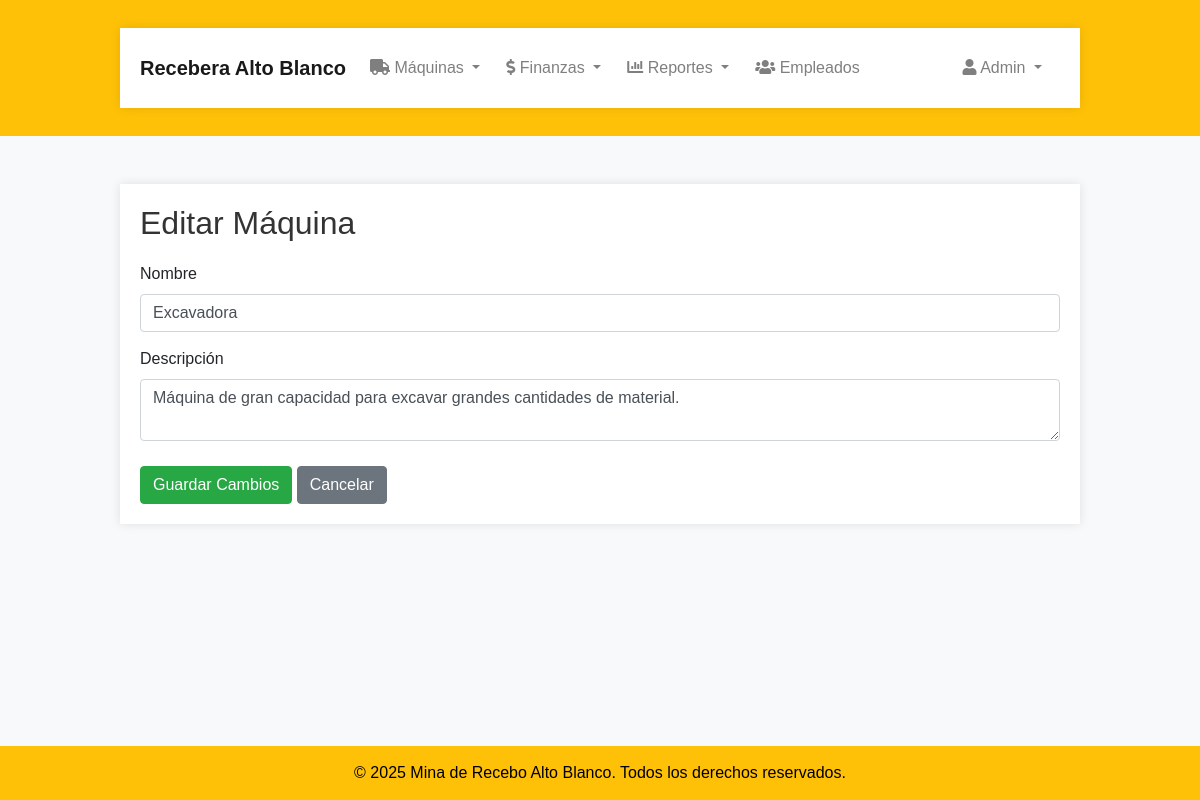
The app's page /editar_maquina.php?id=1 (signed in) with its own data.
### tables this page shows
CREATE TABLE `maquinas` (
  `id` int(11) NOT NULL,
  `nombre` varchar(100) NOT NULL,
  `descripcion` text NOT NULL,
  `horas_trabajadas` time DEFAULT '00:00:00'
);

### editar_maquina.php (the view, shortened to what this page needs)
<?php
$config = include 'config.php';
try {
    $conexion = new PDO(
        'mysql:host=' . $config['db']['host'] . ';dbname=' . $config['db']['dbname'],
        $config['db']['user'],
        $config['db']['pass'],
        $config['db']['options']
    );
    if ($_SERVER["REQUEST_METHOD"] === "GET" && isset($_GET['id'])) {
        $id = $_GET['id'];
        $stmt = $conexion->prepare("SELECT * FROM maquinas WHERE id = ?");
        $stmt->execute([$id]);
        $maquina = $stmt->fetch(PDO::FETCH_ASSOC);
    }
} catch (PDOException $error) {
    echo "Error: " . $error->getMessage();
}
?>
<?php include 'templates/header.php'; ?>
<div class="container mt-5">
    <h2>Editar Máquina</h2>
    <form method="POST" action="editar_maquina.php">
        <div class="form-group">
            <label>Nombre</label>
            <input type="text" name="nombre" class="form-control" value="<?php echo htmlspecialchars($maquina['nombre']); ?>" required>
        </div>
        <div class="form-group">
            <label>Descripción</label>
            <textarea name="descripcion" class="form-control" required><?php echo htmlspecialchars($maquina['descripcion']); ?></textarea>
        </div>
        <button type="submit" class="btn btn-success">Guardar Cambios</button>
        <a href="index.php" class="btn btn-secondary">Cancelar</a>
    </form>
</div>
<?php include 'templates/footer.php'; ?>

### css/style.css (style rules this page uses)
body { font-family: Arial, sans-serif; background-color: #f8f9fa; margin: 0; padding: 0; }
.container { margin: 20px auto; max-width: 960px; padding: 20px; background: #fff; box-shadow: 0 0 10px rgba(0,0,0,0.1); }
h2 { margin-bottom: 20px; color: #333; }
.form-group { margin-bottom: 15px; }
.btn { margin-top: 10px; }

### templates/footer.php (style rules this page uses)
html, body { height: 100%; margin: 0; display: flex; flex-direction: column; }

### records on screen
maquinas: nombre "Excavadora", descripcion "Máquina de gran capacidad para excavar grandes cantidades de material."

### other values on screen
$_SESSION['nombre'] "Admin"
